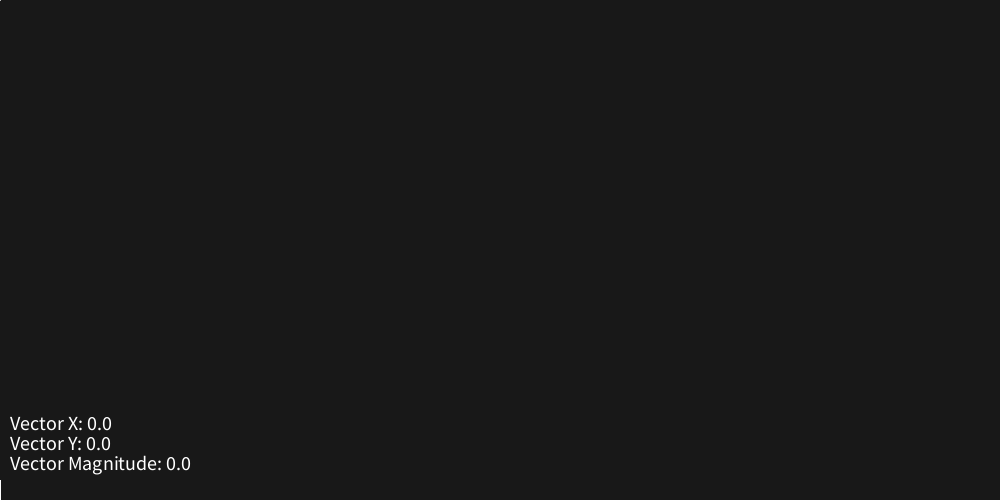
Frame 1 (no input)
Frame 60 (the mouse pressed at the canvas centre just before this capture): identical to frame 1, image omitted
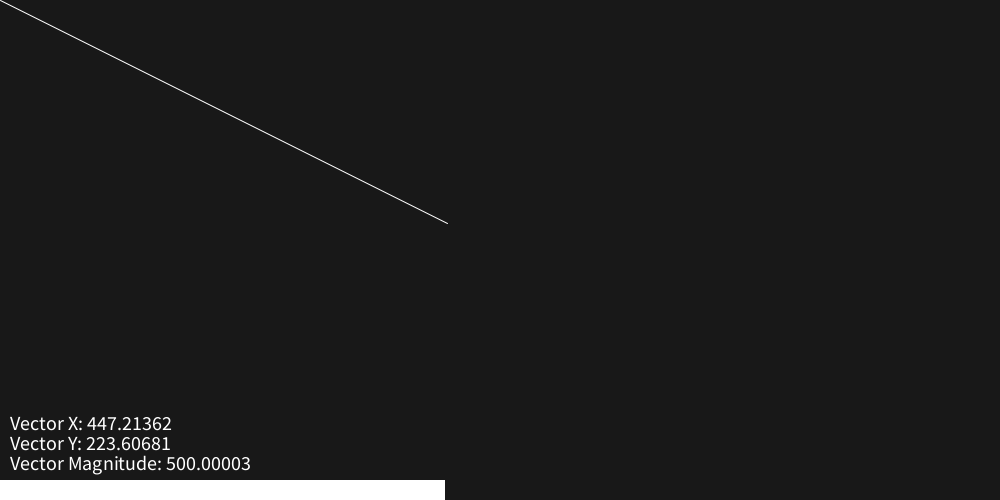
Frame 120 (the mouse held since frame 60 and released just before this capture)

The Processing sketch that drew these frames (run headless with seeded random() and noise(); from frame 60 on, the mouse is pressed at the canvas centre):

// Processing sketch: CH1_6VectorNormalization
// ── CH1_6VectorNormalization.pde
PVector mouse;

void setup() {
    size(1000, 500);
    background(24);
    stroke(255);
    fill(255);
    textSize(20);
    mouse = new PVector(mouseX, mouseY);
}

void draw() {
    background(24);
    mouse = new PVector(mouseX, mouseY);
    mouse.normalize();
    mouse.mult(width/2);
    line(0, 0, mouse.x, mouse.y);

    rect(0, height - 20, map(mouse.mag(), 0, (width + height / 4), 0, width), 20);
    text("Vector X: " + mouse.x, 10, height - 70);
    text("Vector Y: " + mouse.y, 10, height - 50);
    text("Vector Magnitude: " + mouse.mag(), 10, height - 30);
}
